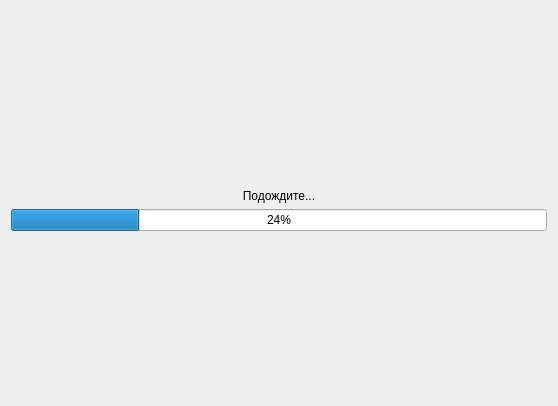
<?xml version="1.0" encoding="UTF-8"?>
<ui version="4.0">
 <class>LoadingDialog</class>
 <widget class="QWidget" name="LoadingDialog">
  <property name="geometry">
   <rect>
    <x>0</x>
    <y>0</y>
    <width>558</width>
    <height>406</height>
   </rect>
  </property>
  <property name="windowTitle">
   <string>Form</string>
  </property>
  <layout class="QVBoxLayout" name="verticalLayout">
   <item>
    <spacer name="verticalSpacer">
     <property name="orientation">
      <enum>Qt::Vertical</enum>
     </property>
     <property name="sizeHint" stdset="0">
      <size>
       <width>20</width>
       <height>161</height>
      </size>
     </property>
    </spacer>
   </item>
   <item>
    <widget class="QLabel" name="labelProcessName">
     <property name="text">
      <string/>
     </property>
     <property name="alignment">
      <set>Qt::AlignCenter</set>
     </property>
    </widget>
   </item>
   <item>
    <widget class="QLabel" name="labelWait">
     <property name="sizePolicy">
      <sizepolicy hsizetype="Preferred" vsizetype="Preferred">
       <horstretch>0</horstretch>
       <verstretch>0</verstretch>
      </sizepolicy>
     </property>
     <property name="text">
      <string>Подождите...</string>
     </property>
     <property name="alignment">
      <set>Qt::AlignCenter</set>
     </property>
    </widget>
   </item>
   <item>
    <widget class="QProgressBar" name="progressBar">
     <property name="value">
      <number>24</number>
     </property>
    </widget>
   </item>
   <item>
    <widget class="WaitingSpinnerWidget" name="spinner" native="true">
     <property name="sizePolicy">
      <sizepolicy hsizetype="Preferred" vsizetype="Maximum">
       <horstretch>0</horstretch>
       <verstretch>0</verstretch>
      </sizepolicy>
     </property>
    </widget>
   </item>
   <item>
    <spacer name="verticalSpacer_2">
     <property name="orientation">
      <enum>Qt::Vertical</enum>
     </property>
     <property name="sizeHint" stdset="0">
      <size>
       <width>20</width>
       <height>161</height>
      </size>
     </property>
    </spacer>
   </item>
  </layout>
 </widget>
 <customwidgets>
  <customwidget>
   <class>WaitingSpinnerWidget</class>
   <extends>QWidget</extends>
   <header>waitingspinnerwidget.h</header>
   <container>1</container>
  </customwidget>
 </customwidgets>
 <resources/>
 <connections/>
</ui>
